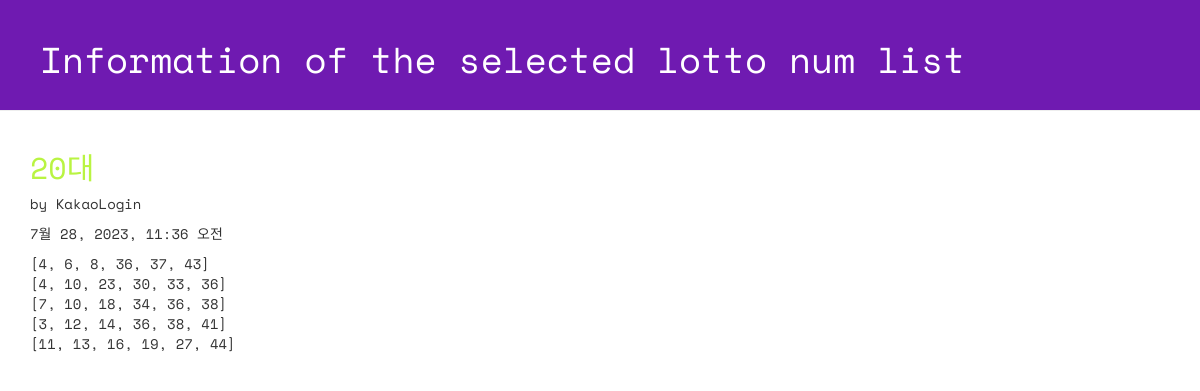
Page /lotto/3/detail on the committed database.
### lotto/models.py (models this page shows, shortened)
class GuessNumbers(models.Model):
    name = models.CharField(max_length=24) # 로또 번호 리스트의 이름
    text = models.CharField(max_length=255) # 로또 번호 리스트에 대한 설명
    test = models.CharField(max_length=255, default='Test') # test
    lottos = models.CharField(max_length=255, default='[1, 2, 3, 4, 5, 6]') # 로또 번호들이 담길 str
    num_lotto = models.IntegerField(default=5) # 6개 번호 set의 갯수
    update_date = models.DateTimeField()

### lotto/views.py (the view)
# urls.py: path('lotto/<int:lottokey>/detail', views.detail, name='detail'),
def detail(request, lottokey):
    lotto = GuessNumbers.objects.get(pk=lottokey)
    return render(request, 'lotto/detail.html', {'lotto':lotto})

### lotto/templates/lotto/detail.html (shortened to what this page needs)
<!DOCTYPE html>
{% load static %}
<html lang="ko">
<head>
  <link rel="stylesheet" href="//maxcdn.bootstrapcdn.com/bootstrap/3.2.0/css/bootstrap.min.css">
  <link rel="stylesheet" href="//maxcdn.bootstrapcdn.com/bootstrap/3.2.0/css/bootstrap-theme.min.css">
  <link rel="stylesheet" href="{% static 'css/lotto.css'%}">
</head>
<body>
  <div class="page-header">
    <h1>Information of the selected lotto num list</h1>
  </div>
  <div class="container lotto">
    <h2>{{ lotto.text }}</h2>
    <p> by {{ lotto.name }}</p>
    <p> {{ lotto.update_date }}</p>
    <p> {{ lotto.lottos | linebreaksbr }}</p>
  </div>
</body>
</html>

### lotto/static/css/lotto.css (style rules this page uses)
.page-header { background-color: #6f1ab1; margin-top: 0; padding: 20px 20px 20px 40px; font-family: 'Space Mono', monospace; }
.page-header h1 { color: #FFFFFF; }
.container { font-family: 'Space Mono', monospace; }
.container h2 { color: #b9f442; }

### rows in the picture
GuessNumbers: text "20대", name "KakaoLogin", update_date "7월 28, 2023, 11:36 오전", lottos "[4, 6, 8, 36, 37, 43] [4, 10, 23, 30, 33, 36] [7, 10, 18, 34, 36, 38] [3, 12, 14, 36, 38, 41] [11, 13, 16, 19, 27, 44]"
